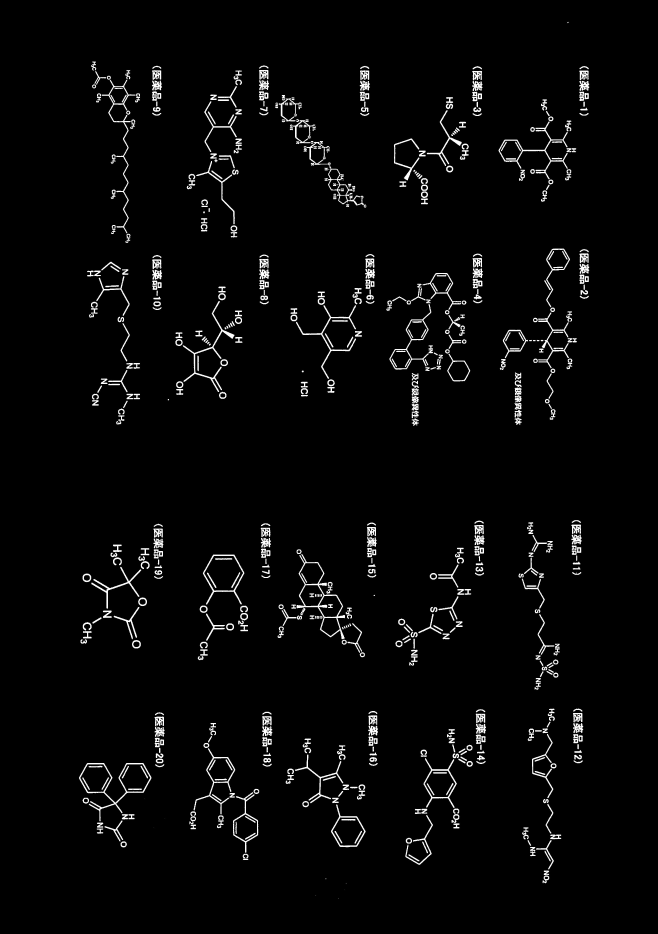
#> input picture assets/structures/page01_img01.jpeg, 3290 x 4670 px (shown at 1/5 size)
$ python extract_cards.py
#> lines starting #> are read from the running program, lines starting #| are printed output that depends on the picture
"""
医薬品構造式かるたリスト.pdf から各カードを切り出す（オートクロップ版）

セル内のコンテンツ境界を自動検出して正確にトリミングする。
"""

import os
import json
import numpy as np
from PIL import Image

ASSETS   = "assets/structures"
OUT_STRUCT = "assets/cards/structure"
OUT_HINT   = "assets/cards/hint"
os.makedirs(OUT_STRUCT, exist_ok=True)
os.makedirs(OUT_HINT,   exist_ok=True)

# カード番号配置: col 右→左、奇数が上行・偶数が下行
# カード1,3,5,7,9  → row0  col(4,3,2,1,0)
# カード2,4,6,8,10 → row1  col(4,3,2,1,0)
# カード11-20は+10して下セクション row2/row3
def make_grid(n_cards):
    layout = {}
    for i in range(min(5, (n_cards + 1) // 2)):
        odd  = 2 * i + 1
        even = 2 * i + 2
        col  = 4 - i
        layout[odd] = (0, col)
        if even <= n_cards:
            layout[even] = (1, col)
    if n_cards > 10:
        for i in range(min(5, (n_cards - 10 + 1) // 2)):
            odd  = 2 * i + 11
            even = 2 * i + 12
            col  = 4 - i
            layout[odd] = (2, col)
            if even <= n_cards:
                layout[even] = (3, col)
    return layout


def detect_row_bounds(arr, n_rows, threshold=20, min_gap=50, large_section_threshold=1400, pad=15):
    """画像からコンテンツのY境界を自動検出してrow_boundsを返す"""
    H = arr.shape[0]
    row_max = arr.max(axis=1)
    is_content = row_max > threshold

    sections = []
    in_c = False
    s = None
    for y in range(H):
        if is_content[y] and not in_c:
            s = y; in_c = True
        elif not is_content[y] and in_c:
            sections.append((s, y)); in_c = False
    if in_c:
        sections.append((s, H))

    # 小ギャップをマージ
    merged = [sections[0]]
    for sec in sections[1:]:
        if sec[0] - merged[-1][1] <= min_gap:
            merged[-1] = (merged[-1][0], sec[1])
        else:
            merged.append(sec)

    # ノイズ除外（高さ100px未満）
    valid = [(s, e) for s, e in merged if e - s >= 100]

    row_bounds = []
    for s, e in valid:
        if e - s >= large_section_threshold:
            # 2行分が結合したセクション → 中点で分割
            mid = (s + e) // 2
            row_bounds.append((max(0, s - pad), min(H, mid + pad)))
            row_bounds.append((max(0, mid - pad), min(H, e + pad)))
        else:
            row_bounds.append((max(0, s - pad), min(H, e + pad)))

    return row_bounds[:n_rows]


def detect_col_bounds(arr, n_cols=5, threshold=5, min_dark_width=10, search_window=250,
                      bleed_trim=50):
    """
    列間の暗いギャップ（印刷の余白）を検出して col_bounds を返す。
    各列の等分割境界付近でギャップを探し、見つかればギャップ中点を使用、
    見つからなければ等分割境界にフォールバックする。
    フォールバック境界の右側列は bleed_trim px 分左端をトリムして
    隣カードのラベル映り込みを防ぐ。
    """
    W = arr.shape[1]
    col_max = arr.max(axis=0)
    is_dark = col_max <= threshold

    # 幅 min_dark_width 以上の連続darkゾーンを収集
    dark_zones = []
    in_d = False; s = None
    for x in range(W):
        if is_dark[x] and not in_d:
            s = x; in_d = True
        elif not is_dark[x] and in_d:
            dark_zones.append((s, x)); in_d = False
    if in_d:
        dark_zones.append((s, W))
    sig_dark = [(s, e) for s, e in dark_zones if e - s >= min_dark_width]

    # 等分割境界 (境界数 = n_cols - 1)
    equal_dividers = [int(W * c / n_cols) for c in range(1, n_cols)]

    # 各等分割境界について最近傍のdarkゾーンを探す
    actual_dividers = []
    is_gap_based = []  # True=ギャップ検出, False=フォールバック
    for eq in equal_dividers:
        best = None
        best_dist = search_window + 1
        for s, e in sig_dark:
            mid = (s + e) // 2
            dist = abs(mid - eq)
            if dist < best_dist:
                best_dist = dist
                best = (s + e) // 2
        if best is not None and best_dist <= search_window:
            actual_dividers.append(best)
            is_gap_based.append(True)
        else:
            actual_dividers.append(eq)  # フォールバック
            is_gap_based.append(False)

    # 境界から col_bounds を生成
    # フォールバック境界の右側列は bleed_trim px トリムして隣ラベルの映り込みを防ぐ
    dividers = [0] + sorted(actual_dividers) + [W]
    col_bounds = []
    for c in range(n_cols):
        x0 = dividers[c]
        x1 = dividers[c + 1]
        # c>0 かつ左境界がフォールバックの場合: 左端をトリム
        if c > 0 and not is_gap_based[c - 1]:
            x0 = min(x0 + bleed_trim, x1)
        col_bounds.append((x0, x1))
    return col_bounds, is_gap_based


def autocrop_cell(cell_img, threshold=20, pad=20):
    arr  = np.array(cell_img.convert('L'))
    mask = arr > threshold
    rows = np.where(mask.any(axis=1))[0]
    cols = np.where(mask.any(axis=0))[0]
    if len(rows) == 0 or len(cols) == 0:
        return cell_img
    x0 = max(0, int(cols[0])  - pad)
    x1 = min(cell_img.width,  int(cols[-1]) + pad)
    y0 = max(0, int(rows[0])  - pad)
    y1 = min(cell_img.height, int(rows[-1]) + pad)
    return cell_img.crop((x0, y0, x1, y1))


def extract_page(img_path, offset, n_cards, out_dir, flip180=False):
    """
    flip180=True  : ページが180°反転して保存されているケース (page02/page05)
                    行・列インデックスを逆転し ROTATE_270 (CW) を適用する。
    flip180=False : 通常ページ (page01/page03/page04/page06)
                    ROTATE_90 (CCW) を適用する。
    """
    img  = Image.open(img_path)
    W, H = img.size
    arr  = np.array(img.convert('L'))

    n_rows = 4 if n_cards > 10 else 2

    # 実際のコンテンツ境界を自動検出
    row_bounds = detect_row_bounds(arr, n_rows)
    # 列境界を暗いギャップから自動検出（隣カードの映り込みを防ぐ）
    col_bounds, is_gap_based = detect_col_bounds(arr)

    grid = make_grid(n_cards)
    rotation = Image.Transpose.ROTATE_270 if flip180 else Image.Transpose.ROTATE_90
    print(f"\n--- {img_path} ({W}x{H}), {n_cards} cards, offset={offset}, flip180={flip180} ---")
    print(f"  row_bounds: {row_bounds}")
    print(f"  col_bounds: {col_bounds}  fallback: {[i for i,g in enumerate(is_gap_based) if not g]}")

    for rel_id, (row_idx, col_idx) in sorted(grid.items()):
        abs_id = offset + rel_id
        # flip180 時は行・列インデックスを逆転（ページが上下逆のため）
        actual_row = (n_rows - 1 - row_idx) if flip180 else row_idx
        actual_col = (4 - col_idx)          if flip180 else col_idx
        cx0, cx1 = col_bounds[actual_col]
        cy0, cy1 = row_bounds[actual_row]

        cell    = img.crop((cx0, cy0, cx1, cy1))
        cell    = cell.transpose(rotation)
        cropped = autocrop_cell(cell)

        ratio   = 600 / cropped.width
        out_img = cropped.resize((600, int(cropped.height * ratio)), Image.LANCZOS)

        fname = f"card-{abs_id:03d}.jpg"
        out_img.save(os.path.join(out_dir, fname), "JPEG", quality=88)
        print(f"  card {abs_id:03d}  cell=({cx0},{cy0})-({cx1},{cy1})  cropped={cropped.size}")

    return sorted(grid.keys())


def main():
    struct_pages = [
        ("page01_img01.jpeg",  0, 20, False),  # 通常向き (CCW)
        ("page02_img01.jpeg", 20, 20, True),   # 180°反転 (CW + 逆インデックス)
        ("page03_img01.jpeg", 40, 10, False),  # 通常向き (CCW)
    ]
    all_ids = set()
    for fname, offset, n, flip in struct_pages:
        ids = extract_page(os.path.join(ASSETS, fname), offset, n, OUT_STRUCT, flip180=flip)
#> in extract_page, img is the input picture: PIL image 3290x4670 L; min 0, max 255, mean 7.6
#> in detect_row_bounds, `row_max = arr.max(axis=1)`: row_max = 4670 values, max 255 at index 111, min 0 at index 0, mean 192
#> after the loop in detect_row_bounds, `for y in range(H):`: in_c = False; s = 4490; sections = [(109, 116), (307, 1204), (1205, 1215), (1243, 2129), (2601, 3388), (3390, 3411), (3413, 3434), (3436, 3449), (3543, 4347), (4353, 4375), (4377, 4418), (4448, 4449), (4475, 4476), (4478, 4479), (4490, 4493)]
#> in detect_row_bounds, `merged = [sections[0]]`: merged = [(109, 116)]
#> the loop in detect_row_bounds, `for sec in sections[1:]:` made 14 passes
#> after the loop in detect_row_bounds, `for sec in sections[1:]:`: merged = [(109, 116), (307, 2129), (2601, 3449), (3543, 4493)]
#> in detect_row_bounds, `valid = [(s, e) for s, e in merged if e - s >= 100]`: valid = [(307, 2129), (2601, 3449), (3543, 4493)]
#> the loop in detect_row_bounds, `for s, e in valid:` made 3 passes
#> (s, e, mid) on pass 1: (307, 2129, 1218)
#> after the loop in detect_row_bounds, `for s, e in valid:`: row_bounds = [(292, 1233), (1203, 2144), (2586, 3464), (3528, 4508)]
#> in detect_col_bounds, `col_max = arr.max(axis=0)`: col_max = 3290 values, max 255 at index 395, min 0 at index 0, mean 185.1
#> after the loop in detect_col_bounds, `for x in range(W):`: dark_zones = [(0, 392), (848, 872), (1894, 1895), (1896, 1928), (2432, 2488)]; in_d = True; s = 2952
#> in detect_col_bounds, `sig_dark = [(s, e) for s, e in dark_zones if e - s >= min_dark_width]`: sig_dark = [(0, 392), (848, 872), (1896, 1928), (2432, 2488), (2952, 3290)]
#> after the loop in detect_col_bounds, `for eq in equal_dividers:`: actual_dividers = [860, 1316, 1912, 2460]; is_gap_based = [True, False, True, True]
#> in detect_col_bounds, `dividers = [0] + sorted(actual_dividers) + [W]`: dividers = [0, 860, 1316, 1912, 2460, 3290]
#> the loop in detect_col_bounds, `for c in range(n_cols):` made 5 passes
#> (x0, x1) on passes 1 to 5: (0, 860), (860, 1316), (1366, 1912), (1912, 2460), (2460, 3290)
#> after the loop in detect_col_bounds, `for c in range(n_cols):`: col_bounds = [(0, 860), (860, 1316), (1366, 1912), (1912, 2460), (2460, 3290)]
#> in extract_page, `col_bounds, is_gap_based = detect_col_bounds(arr)`: is_gap_based = [True, False, True, True]
#| --- assets/structures/page01_img01.jpeg (3290x4670), 20 cards, offset=0, flip180=False ---
#|   row_bounds: [(292, 1233), (1203, 2144), (2586, 3464), (3528, 4508)]
#|   col_bounds: [(0, 860), (860, 1316), (1366, 1912), (1912, 2460), (2460, 3290)]  fallback: [1]
#> the loop in extract_page, `for rel_id, (row_idx, col_idx) in sorted(grid.items()):` made 20 passes
#> (cx0, cx1, cy0, cy1, x0 in autocrop_cell, x1 in autocrop_cell, y0 in autocrop_cell, y1 in autocrop_cell) on passes 1 to 8: (2460, 3290, 292, 1233, 18, 736, 324, 817), (2460, 3290, 1203, 2144, 20, 941, 323, 810), (1912, 2460, 292, 1233, 19, 749, 28, 510), (1912, 2460, 1203, 2144, 45, 941, 25, 547), (1366, 1912, 292, 1233, 17, 765, 43, 546), (1366, 1912, 1203, 2144, 47, 798, 17, 483), (860, 1316, 292, 1233, 16, 915, 0, 401), (860, 1316, 1203, 2144, 50, 810, 0, 456)
#> (printed output is left out)
#> pass 1, in extract_page, `cropped = autocrop_cell(cell)`:
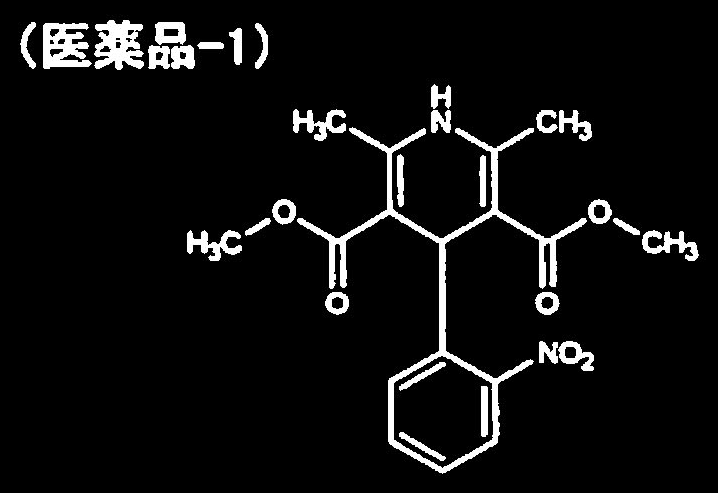
#> cropped: PIL image 718x493 L; min 0, max 255, mean 15.2
#> after the loop in extract_page, `for rel_id, (row_idx, col_idx) in sorted(grid.items()):`:
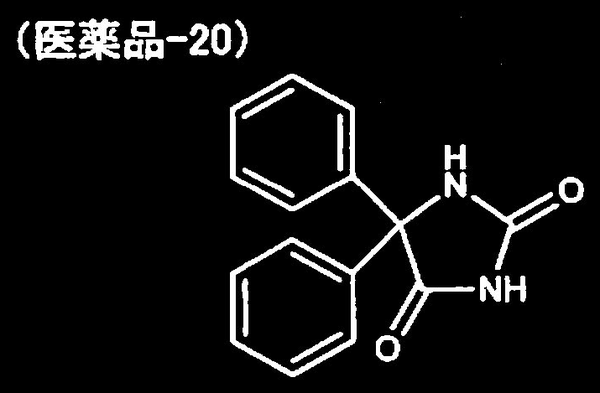
#> out_img: PIL image 600x393 L; min 0, max 255, mean 17.2
        all_ids.update(offset + i for i in ids)
#> pass 2 of the loop in main, `for fname, offset, n, flip in struct_pages:`:
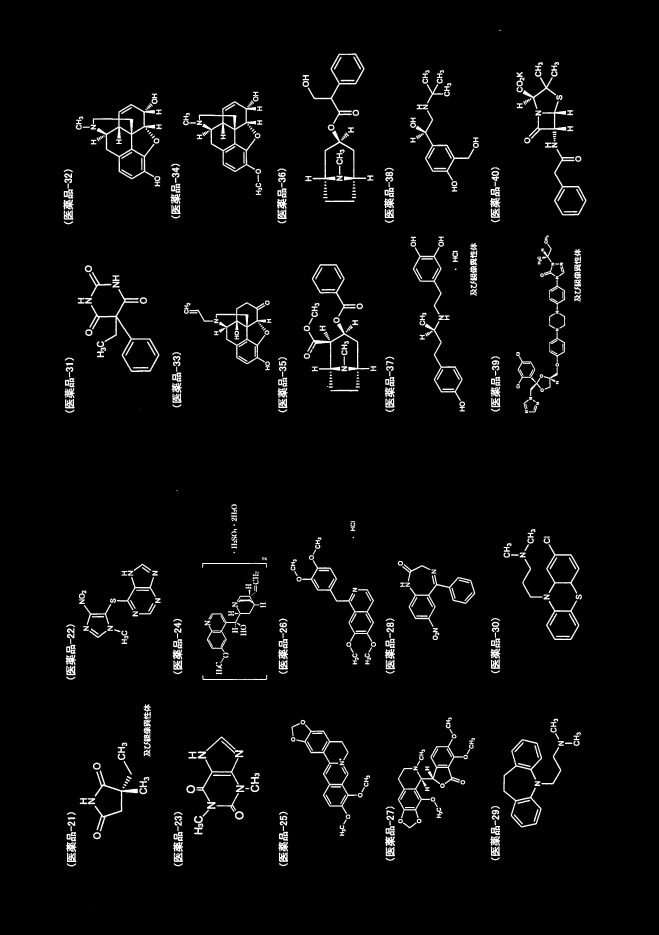
#> input picture assets/structures/page02_img01.jpeg, 3292 x 4672 px (shown at 1/5 size)
#> in extract_page, img is the input picture: PIL image 3292x4672 L; min 0, max 255, mean 8.1
#> the loop in detect_row_bounds (call 2), `for sec in sections[1:]:` made 14 passes
#> sec on passes 1 to 4: (267, 1122), (1177, 2066), (2451, 2456), (2521, 2534)
#> the loop in detect_row_bounds (call 2), `for s, e in valid:` made 4 passes
#> (s, e) on passes 1 to 4: (267, 1122), (1177, 2066), (2521, 3400), (3521, 4333)
#> in extract_page (call 2), `row_bounds = detect_row_bounds(arr, n_rows)`: row_bounds = [(252, 1137), (1162, 2081), (2506, 3415), (3506, 4348)]
#> the loop in detect_col_bounds (call 2), `for c in range(n_cols):` made 5 passes
#> (x0, x1) on passes 1 to 4: (0, 832), (832, 1372), (1372, 1904), (1904, 2424)
#> in extract_page (call 2), `col_bounds, is_gap_based = detect_col_bounds(arr)`: col_bounds = [(0, 832), (832, 1372), (1372, 1904), (1904, 2424), (2424, 3292)]; is_gap_based = [True, True, True, True]
#| --- assets/structures/page02_img01.jpeg (3292x4672), 20 cards, offset=20, flip180=True ---
#|   row_bounds: [(252, 1137), (1162, 2081), (2506, 3415), (3506, 4348)]
#|   col_bounds: [(0, 832), (832, 1372), (1372, 1904), (1904, 2424), (2424, 3292)]  fallback: []
#> the loop in extract_page (call 2), `for rel_id, (row_idx, col_idx) in sorted(grid.items()):` made 20 passes
#> (cx0, cx1, cy0, cy1, x0 in autocrop_cell, x1 in autocrop_cell, y0 in autocrop_cell, y1 in autocrop_cell) on passes 1 to 4: (0, 832, 3506, 4348, 0, 842, 311, 776), (0, 832, 2506, 3415, 0, 615, 308, 823), (832, 1372, 3506, 4348, 0, 684, 14, 485), (832, 1372, 2506, 3415, 0, 909, 11, 523)
#> (printed output is left out)

    hint_pages = [
        ("page04_img01.jpeg",  0, 20, False),  # 通常向き (CCW)
        ("page05_img01.jpeg", 20, 20, True),   # 180°反転 (CW + 逆インデックス)
        ("page06_img01.jpeg", 40, 10, False),  # 通常向き (CCW)
    ]
    for fname, offset, n, flip in hint_pages:
        extract_page(os.path.join(ASSETS, fname), offset, n, OUT_HINT, flip180=flip)
#> call 4 of extract_page, with img_path = 'assets/structures/page04_img01.jpeg', offset = 0, n_cards = 20, out_dir = 'assets/cards/hint', flip180 = False
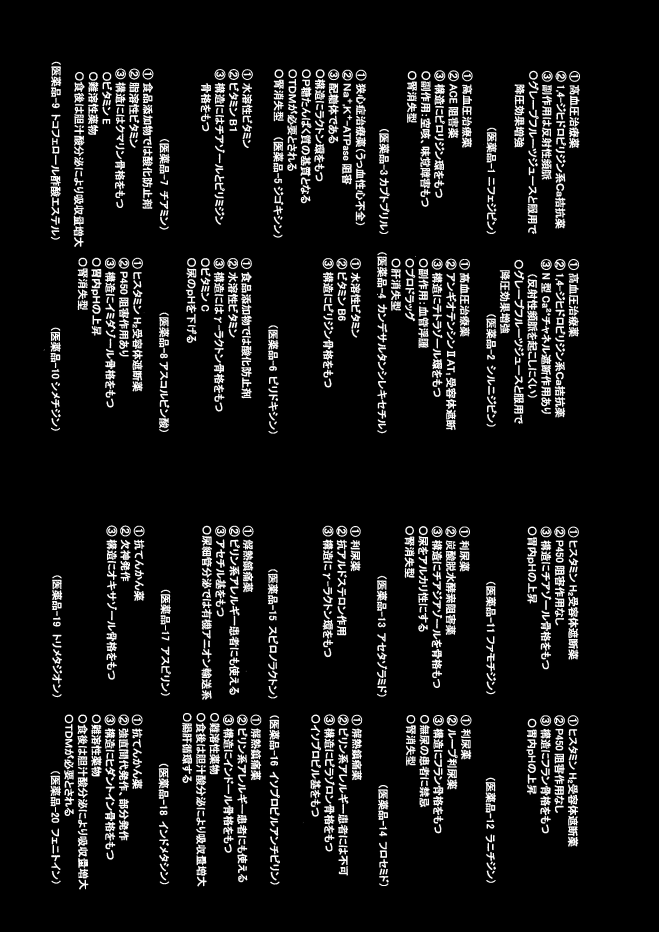
#> input picture assets/structures/page04_img01.jpeg, 3294 x 4660 px (shown at 1/5 size)
#> in extract_page, img is the input picture: PIL image 3294x4660 L; min 0, max 255, mean 21
#| --- assets/structures/page04_img01.jpeg (3294x4660), 20 cards, offset=0, flip180=False ---
#|   row_bounds: [(294, 1253), (1223, 2183), (2612, 3514), (3550, 4463)]
#|   col_bounds: [(0, 780), (780, 1324), (1324, 1856), (1856, 2560), (2560, 3294)]  fallback: []
#> the loop in extract_page (call 4), `for rel_id, (row_idx, col_idx) in sorted(grid.items()):` made 20 passes
#|   card 001  cell=(2560,294)-(3294,1253)  cropped=(855, 360)
#|   card 002  cell=(2560,1223)-(3294,2183)  cropped=(864, 356)
#|   card 003  cell=(1856,294)-(2560,1253)  cropped=(858, 628)
#|   card 004  cell=(1856,1223)-(2560,2183)  cropped=(942, 699)
#|   card 005  cell=(1324,294)-(1856,1253)  cropped=(882, 506)
#> (further printed lines are left out)
#> pass 1, in extract_page (call 4), `cell    = cell.transpose(rotation)`:
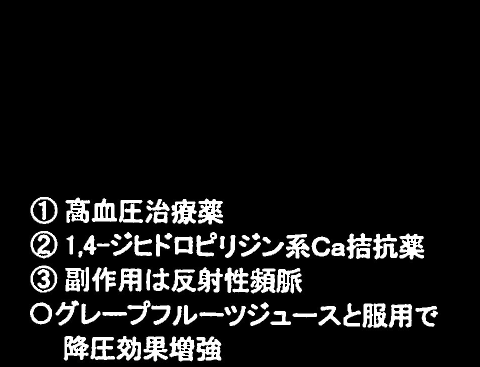
#> cell: PIL image 959x734 L (shown at 1/2 size); min 0, max 255, mean 21.4
#> pass 1, in extract_page (call 4), `cropped = autocrop_cell(cell)`:
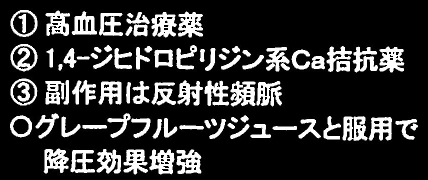
#> cropped: PIL image 855x360 L (shown at 1/2 size); min 0, max 255, mean 49
#> after the loop in extract_page (call 4), `for rel_id, (row_idx, col_idx) in sorted(grid.items()):`:
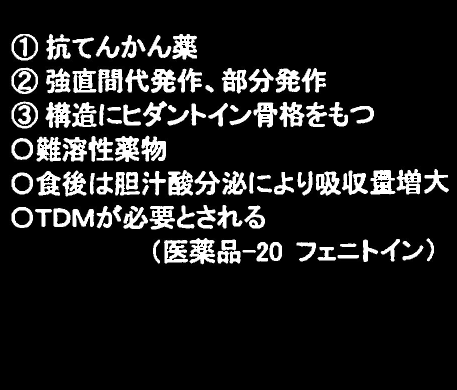
#> cell: PIL image 913x780 L (shown at 1/2 size); min 0, max 255, mean 30.2
#> after the loop in extract_page (call 4), `for rel_id, (row_idx, col_idx) in sorted(grid.items()):`:
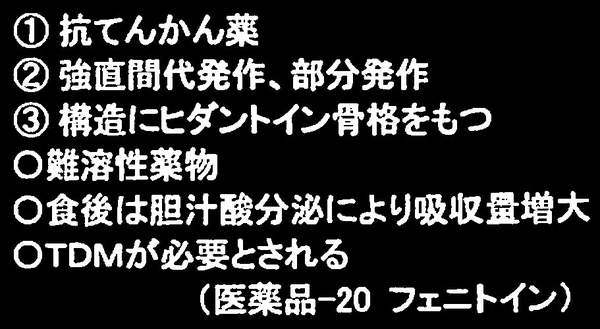
#> out_img: PIL image 600x329 L; min 0, max 255, mean 47.2
#> pass 2 of the loop in main, `for fname, offset, n, flip in hint_pages:`:
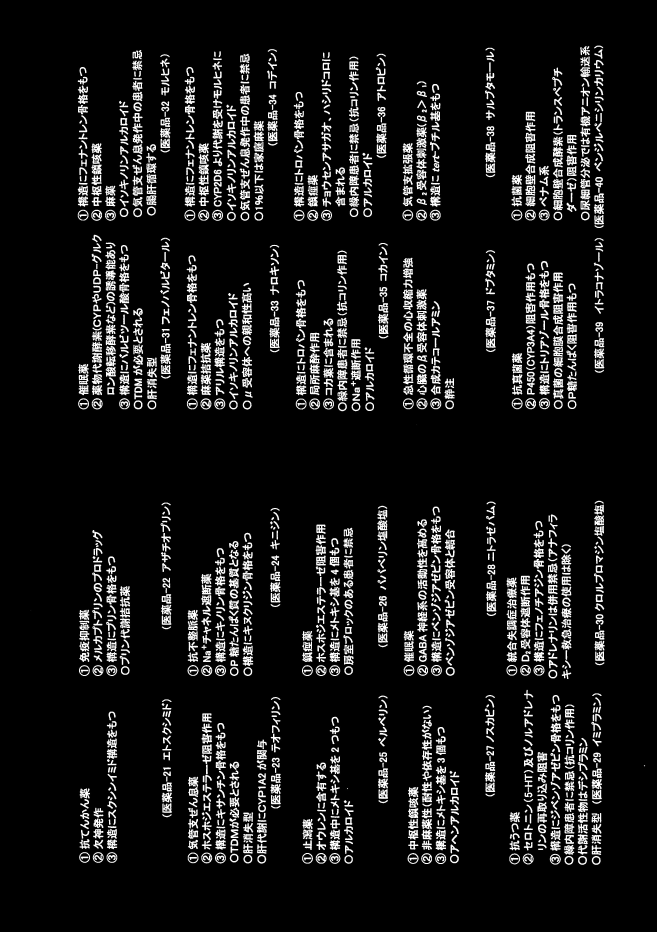
#> input picture assets/structures/page05_img01.jpeg, 3284 x 4656 px (shown at 1/5 size)
#> in extract_page, img is the input picture: PIL image 3284x4656 L; min 0, max 255, mean 22.7
#| --- assets/structures/page05_img01.jpeg (3284x4656), 20 cards, offset=20, flip180=True ---
#|   row_bounds: [(213, 1157), (1127, 2071), (2489, 3410), (3434, 4342)]
#|   col_bounds: [(0, 892), (892, 1436), (1436, 1976), (1976, 2508), (2508, 3284)]  fallback: []
#> the loop in extract_page (call 5), `for rel_id, (row_idx, col_idx) in sorted(grid.items()):` made 20 passes
#|   card 021  cell=(0,3434)-(892,4342)  cropped=(856, 504)
#|   card 022  cell=(0,2489)-(892,3410)  cropped=(906, 745)
#> (further printed lines are left out)
#> after the loop in extract_page (call 5), `for rel_id, (row_idx, col_idx) in sorted(grid.items()):`:
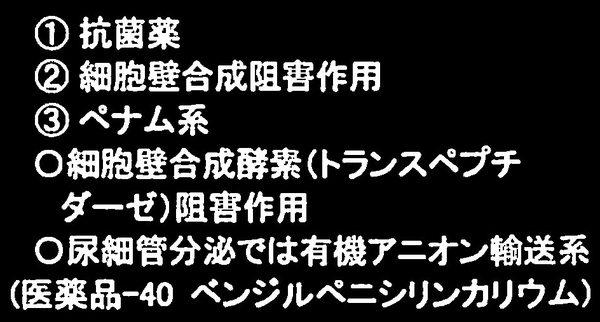
#> out_img: PIL image 600x322 L; min 0, max 255, mean 44

    cards = [
        {
            "id":        cid,
            "structure": f"assets/cards/structure/card-{cid:03d}.jpg",
            "hint":      f"assets/cards/hint/card-{cid:03d}.jpg",
        }
        for cid in sorted(all_ids)
    ]
    with open("data.json", "w", encoding="utf-8") as f:
        json.dump(cards, f, ensure_ascii=False, indent=2)

    print(f"\n=== 完了: {len(cards)} 枚生成 ===")


if __name__ == "__main__":
    main()
